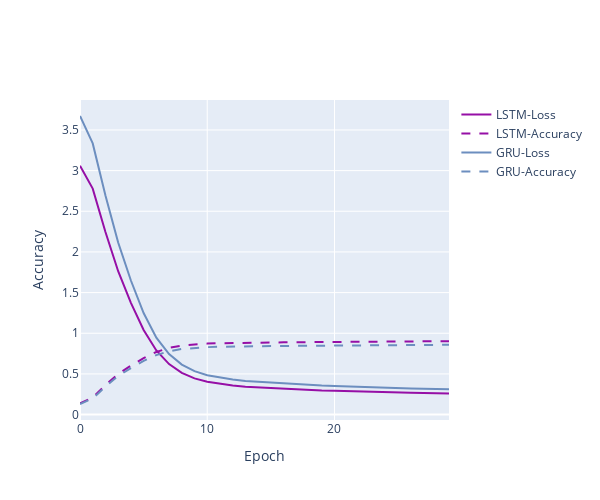

Source (notebook cell):
### Code cell
import plotly.graph_objects as go


fig = go.Figure()
# Create and style traces

fig.add_trace(go.Scatter(x=epoch, y=lstm_loss, name='LSTM-Loss',
                         line=dict(color=_purple, width=2) # dash options include 'dash', 'dot', and 'dashdot'
))
fig.add_trace(go.Scatter(x=epoch, y=lstm_sparse_categorical_accuracy, name='LSTM-Accuracy',
                         line = dict(color=_purple, width=2, dash='dash')))

fig.add_trace(go.Scatter(x=epoch, y=gru_loss, name='GRU-Loss',
                         line=dict(color=_blue, width=2) # dash options include 'dash', 'dot', and 'dashdot'
))
fig.add_trace(go.Scatter(x=epoch, y=gru_sparse_categorical_accuracy, name='GRU-Accuracy',
                         line = dict(color=_blue, width=2, dash='dash')))


# Edit the layout
fig.update_layout(
    autosize=False,
    width=600,
    height=500,
    xaxis_title='Epoch',yaxis_title='Accuracy')


fig.show()

### Figure 1 — Plotly figure (JSON) as saved in the notebook; plotly's stock layout.template omitted (floating-point values rounded to 4 significant figures)
{"data": [{"line": {"color": "rgb(150, 15, 166)", "width": 2}, "name": "LSTM-Loss", "type": "scatter", "x": [0, 1, 2, 3, 4, 5, 6, 7, 8, 9, 10, 11, 12, 13, 14, 15, 16, 17, 18, 19, 20, 21, 22, 23, 24, 25, 26, 27, 28, 29], "y": [3.06, 2.779, 2.245, 1.763, 1.374, 1.04, 0.788, 0.6206, 0.5123, 0.4445, 0.4035, 0.3788, 0.3584, 0.3428, 0.3351, 0.3223, 0.3158, 0.3091, 0.3028, 0.2968, 0.293, 0.2876, 0.2844, 0.2806, 0.2734, 0.2706, 0.267, 0.2645, 0.2641, 0.2594]}, {"line": {"color": "rgb(150, 15, 166)", "dash": "dash", "width": 2}, "name": "LSTM-Accuracy", "type": "scatter", "x": [0, 1, 2, 3, 4, 5, 6, 7, 8, 9, 10, 11, 12, 13, 14, 15, 16, 17, 18, 19, 20, 21, 22, 23, 24, 25, 26, 27, 28, 29], "y": [0.1368, 0.2085, 0.3621, 0.5001, 0.6014, 0.6946, 0.7696, 0.8198, 0.8489, 0.864, 0.8727, 0.8776, 0.8815, 0.8837, 0.8848, 0.8871, 0.8881, 0.8896, 0.8911, 0.8923, 0.8934, 0.8942, 0.8958, 0.8975, 0.8994, 0.8995, 0.9017, 0.9013, 0.9014, 0.9028]}, {"line": {"color": "rgb(108, 142, 191)", "width": 2}, "name": "GRU-Loss", "type": "scatter", "x": [0, 1, 2, 3, 4, 5, 6, 7, 8, 9, 10, 11, 12, 13, 14, 15, 16, 17, 18, 19, 20, 21, 22, 23, 24, 25, 26, 27, 28, 29], "y": [3.671, 3.334, 2.695, 2.115, 1.648, 1.248, 0.9456, 0.7448, 0.6148, 0.5334, 0.4843, 0.4545, 0.4301, 0.4114, 0.4021, 0.3867, 0.3789, 0.371, 0.3634, 0.3561, 0.3516, 0.3451, 0.3413, 0.3367, 0.328, 0.3247, 0.3204, 0.3174, 0.3169, 0.3113]}, {"line": {"color": "rgb(108, 142, 191)", "dash": "dash", "width": 2}, "name": "GRU-Accuracy", "type": "scatter", "x": [0, 1, 2, 3, 4, 5, 6, 7, 8, 9, 10, 11, 12, 13, 14, 15, 16, 17, 18, 19, 20, 21, 22, 23, 24, 25, 26, 27, 28, 29], "y": [0.13, 0.1981, 0.344, 0.4751, 0.5713, 0.6598, 0.7312, 0.7788, 0.8064, 0.8208, 0.829, 0.8338, 0.8374, 0.8395, 0.8406, 0.8428, 0.8437, 0.8451, 0.8465, 0.8477, 0.8487, 0.8495, 0.851, 0.8527, 0.8545, 0.8545, 0.8566, 0.8562, 0.8563, 0.8577]}], "layout": {"autosize": false, "height": 500, "width": 600, "xaxis": {"title": {"text": "Epoch"}}, "yaxis": {"title": {"text": "Accuracy"}}}}
